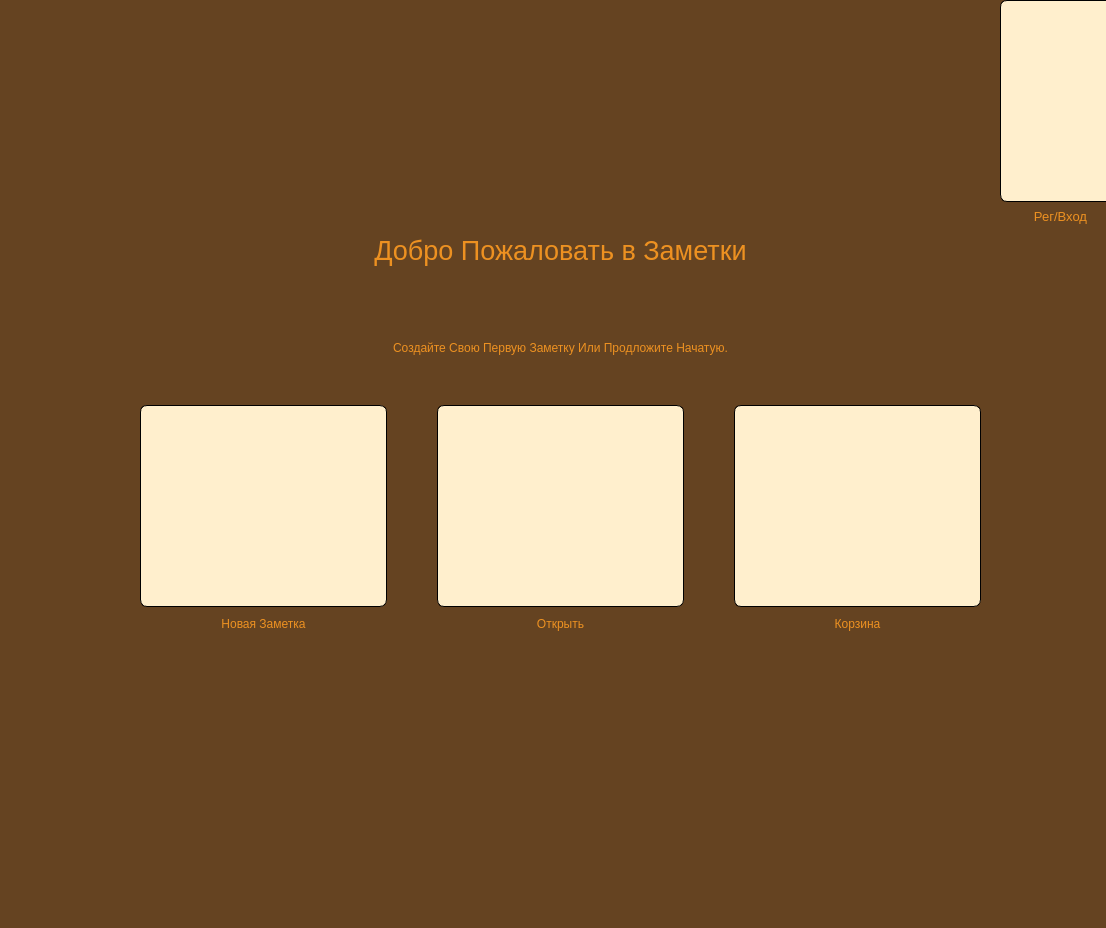
<?xml version="1.0" encoding="UTF-8"?>
<ui version="4.0">
 <class>MainWindow</class>
 <widget class="QMainWindow" name="MainWindow">
  <property name="geometry">
   <rect>
    <x>0</x>
    <y>0</y>
    <width>1106</width>
    <height>928</height>
   </rect>
  </property>
  <property name="windowTitle">
   <string>MainWindow</string>
  </property>
  <property name="layoutDirection">
   <enum>Qt::LeftToRight</enum>
  </property>
  <property name="styleSheet">
   <string notr="true">background-color: rgb(101, 67, 33);
</string>
  </property>
  <widget class="QWidget" name="centralwidget">
   <widget class="QWidget" name="layoutWidget">
    <property name="geometry">
     <rect>
      <x>140</x>
      <y>210</y>
      <width>841</width>
      <height>421</height>
     </rect>
    </property>
    <layout class="QGridLayout" name="gridLayout_5">
     <property name="spacing">
      <number>50</number>
     </property>
     <item row="1" column="0">
      <layout class="QGridLayout" name="gridLayout_4">
       <property name="spacing">
        <number>50</number>
       </property>
       <item row="1" column="0">
        <layout class="QGridLayout" name="gridLayout_3">
         <property name="horizontalSpacing">
          <number>4</number>
         </property>
         <property name="verticalSpacing">
          <number>10</number>
         </property>
         <item row="0" column="0">
          <layout class="QGridLayout" name="gridLayout">
           <property name="horizontalSpacing">
            <number>50</number>
           </property>
           <property name="verticalSpacing">
            <number>10</number>
           </property>
           <item row="0" column="0">
            <widget class="QPushButton" name="NewNoteButtSW">
             <property name="styleSheet">
              <string notr="true">border: 1px solid rgb(0,0,0);background-color: rgb(255, 239, 205);border-radius: 7px;height:200</string>
             </property>
             <property name="text">
              <string/>
             </property>
             <property name="icon">
              <iconset>
               <normaloff>icons/add_notes_FILL0_wght400_GRAD0_opsz24.svg</normaloff>icons/add_notes_FILL0_wght400_GRAD0_opsz24.svg</iconset>
             </property>
             <property name="iconSize">
              <size>
               <width>50</width>
               <height>50</height>
              </size>
             </property>
            </widget>
           </item>
           <item row="0" column="1">
            <widget class="QPushButton" name="OpenButtSW">
             <property name="styleSheet">
              <string notr="true">border: 1px solid rgb(0,0,0);background-color: rgb(255, 239, 205);border-radius: 7px;height:200</string>
             </property>
             <property name="text">
              <string/>
             </property>
             <property name="icon">
              <iconset>
               <normaloff>icons/folder_open_FILL0_wght400_GRAD0_opsz24.svg</normaloff>icons/folder_open_FILL0_wght400_GRAD0_opsz24.svg</iconset>
             </property>
             <property name="iconSize">
              <size>
               <width>50</width>
               <height>50</height>
              </size>
             </property>
            </widget>
           </item>
           <item row="0" column="2">
            <widget class="QPushButton" name="TrashButtSW">
             <property name="styleSheet">
              <string notr="true">border: 1px solid rgb(0,0,0);background-color: rgb(255, 239, 205);border-radius: 7px;height:200</string>
             </property>
             <property name="text">
              <string/>
             </property>
             <property name="icon">
              <iconset>
               <normaloff>icons/delete_FILL0_wght400_GRAD0_opsz24.svg</normaloff>icons/delete_FILL0_wght400_GRAD0_opsz24.svg</iconset>
             </property>
             <property name="iconSize">
              <size>
               <width>50</width>
               <height>50</height>
              </size>
             </property>
            </widget>
           </item>
          </layout>
         </item>
         <item row="1" column="0">
          <layout class="QGridLayout" name="gridLayout_2">
           <property name="horizontalSpacing">
            <number>50</number>
           </property>
           <property name="verticalSpacing">
            <number>10</number>
           </property>
           <item row="0" column="0">
            <widget class="QLabel" name="NewNoteLabelSW">
             <property name="styleSheet">
              <string notr="true">border-radius: 7px;
font: 20pt &quot;Arial&quot;; justify: left; color: rgb(237,145,33)</string>
             </property>
             <property name="text">
              <string>Новая Заметка</string>
             </property>
             <property name="alignment">
              <set>Qt::AlignCenter</set>
             </property>
            </widget>
           </item>
           <item row="0" column="1">
            <widget class="QLabel" name="OpenLabelSW">
             <property name="styleSheet">
              <string notr="true">border-radius: 7px;
font: 20pt &quot;Arial&quot;; justify: left; color: rgb(237,145,33)</string>
             </property>
             <property name="text">
              <string>Открыть</string>
             </property>
             <property name="alignment">
              <set>Qt::AlignCenter</set>
             </property>
            </widget>
           </item>
           <item row="0" column="2">
            <widget class="QLabel" name="TrashLabelSW">
             <property name="styleSheet">
              <string notr="true">border-radius: 7px;
font: 20pt &quot;Arial&quot;; justify: left; color: rgb(237,145,33)</string>
             </property>
             <property name="text">
              <string>Корзина</string>
             </property>
             <property name="alignment">
              <set>Qt::AlignCenter</set>
             </property>
            </widget>
           </item>
          </layout>
         </item>
        </layout>
       </item>
       <item row="0" column="0">
        <widget class="QLabel" name="CreateNoteLabelSW">
         <property name="styleSheet">
          <string notr="true">border-radius: 7px;
font: 15pt &quot;Arial&quot;; justify: left; color: rgb(237,145,33)</string>
         </property>
         <property name="frameShadow">
          <enum>QFrame::Sunken</enum>
         </property>
         <property name="text">
          <string>Создайте Свою Первую Заметку Или Продложите Начатую.</string>
         </property>
         <property name="alignment">
          <set>Qt::AlignCenter</set>
         </property>
        </widget>
       </item>
      </layout>
     </item>
     <item row="0" column="0">
      <widget class="QLabel" name="WelcomeLabelSW">
       <property name="font">
        <font>
         <family>Arial</family>
         <pointsize>20</pointsize>
         <italic>false</italic>
         <bold>false</bold>
         <kerning>true</kerning>
        </font>
       </property>
       <property name="layoutDirection">
        <enum>Qt::LeftToRight</enum>
       </property>
       <property name="autoFillBackground">
        <bool>false</bool>
       </property>
       <property name="styleSheet">
        <string notr="true">border-radius: 7px;
font: 20pt &quot;Arial&quot;; justify: left; color: rgb(237,145,33)</string>
       </property>
       <property name="text">
        <string>Добро Пожаловать в Заметки</string>
       </property>
       <property name="alignment">
        <set>Qt::AlignCenter</set>
       </property>
      </widget>
     </item>
    </layout>
   </widget>
   <widget class="QWidget" name="layoutWidget">
    <property name="geometry">
     <rect>
      <x>1000</x>
      <y>0</y>
      <width>121</width>
      <height>225</height>
     </rect>
    </property>
    <layout class="QVBoxLayout" name="verticalLayout">
     <item>
      <widget class="QPushButton" name="RegLogButtSW">
       <property name="font">
        <font>
         <pointsize>10</pointsize>
        </font>
       </property>
       <property name="styleSheet">
        <string notr="true">border: 1px solid rgb(0,0,0);background-color: rgb(255, 239, 205);border-radius: 7px;height:200</string>
       </property>
       <property name="text">
        <string/>
       </property>
       <property name="icon">
        <iconset>
         <normaloff>icons/how_to_reg_FILL0_wght400_GRAD0_opsz24.svg</normaloff>icons/how_to_reg_FILL0_wght400_GRAD0_opsz24.svg</iconset>
       </property>
       <property name="iconSize">
        <size>
         <width>50</width>
         <height>50</height>
        </size>
       </property>
      </widget>
     </item>
     <item>
      <widget class="QLabel" name="RegLogLabelSW">
       <property name="font">
        <font>
         <family>Arial</family>
         <pointsize>10</pointsize>
         <italic>false</italic>
         <bold>false</bold>
        </font>
       </property>
       <property name="styleSheet">
        <string notr="true">border-radius: 7px;
font: 10pt &quot;Arial&quot;; justify: left; color: rgb(237,145,33)</string>
       </property>
       <property name="text">
        <string>Рег/Вход</string>
       </property>
       <property name="alignment">
        <set>Qt::AlignCenter</set>
       </property>
      </widget>
     </item>
    </layout>
   </widget>
  </widget>
 </widget>
 <resources>
  <include location="rec2.qrc"/>
 </resources>
 <connections/>
</ui>
